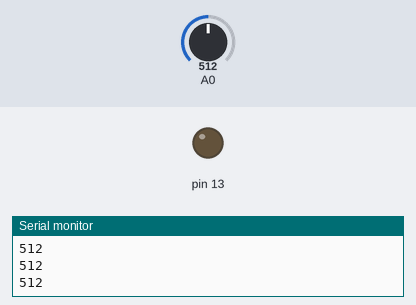
A sketch run on a simulated Arduino Uno, built with avr-gcc and run on an emulated ATmega328P. On the bench: output pins drawn as LEDs (lit = HIGH), the last lines printed to the serial monitor. The test bench sets the inputs (shaded band); at power-on: A0 = 512.

Above: at 1.2 s.
1.3 s: A0 set to 485
At 2.2 s:
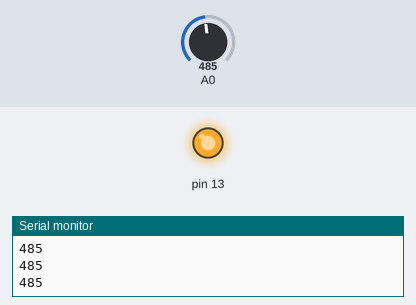
2.8 s: A0 set to 510
At 3.7 s:
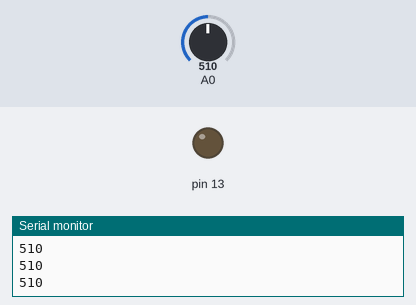
4.3 s: A0 set to 490
At 5.1 s:
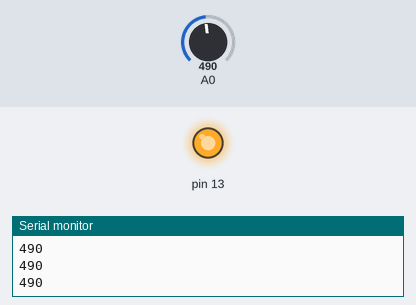
Timing chart, 0 to 7.3 s (numbered marks = the images above; inputs shaded):
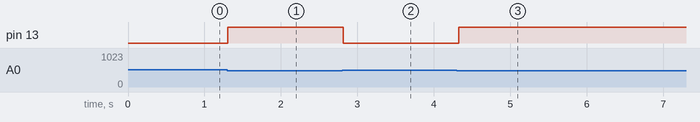

The sketch:

05_Night_Light.ino
```cpp
// IUBPC Robotics Challenge - Card 5: Night Light
// Board: Arduino Uno

// Threshold 500 may need adjusting in the simulator
void setup() {
  pinMode(13, OUTPUT);
  Serial.begin(9600);
}

void loop() {
  int v = analogRead(A0);
  Serial.println(v);              // handy for finding your threshold
  if (v < 500) digitalWrite(13, HIGH);   // dark
  else digitalWrite(13, LOW);            // bright
  delay(50);
}
```

Measured:
- the behaviour switches between 500 and 499 on A0 (found by bisection; images 0 and 1)
- after the input at 1.3 s, pin 13: LOW → HIGH at once
- after the input at 2.8 s, pin 13: HIGH → LOW at once
- after the input at 4.3 s, pin 13: LOW → HIGH at once
